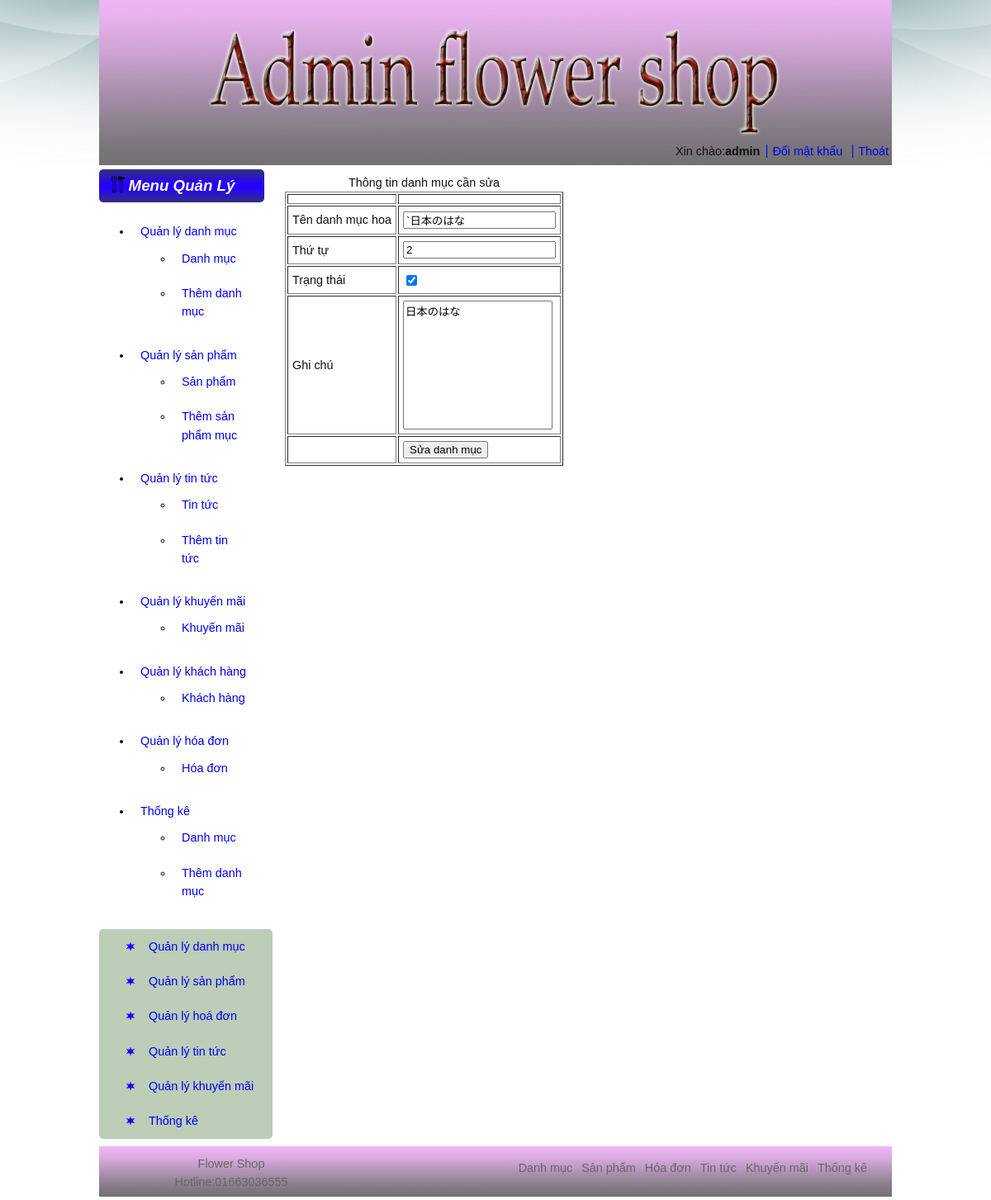
The page /admin/index.php?page=suadanhmuc&cid=13 (signed in) on the database its author committed.
### tables this page shows
CREATE TABLE `danhmuchoa` (
  `idDM` int(11) NOT NULL,
  `tenDM` varchar(100) NOT NULL,
  `stt` int(11) NOT NULL,
  `trangthai` tinyint(1) NOT NULL,
  `ghichu` varchar(100) DEFAULT NULL
);

### admin/suadanhmuc.php (the view, shortened to what this page needs)
<?php
if(isset ($_REQUEST['page']))
{
    if(isset ($_REQUEST['cid']))
    {
        $cid=$_REQUEST['cid'];
        $sql="select * from danhmuchoa where idDM=$cid";
        $ds=mysql_query($sql);
        while ($pt=  mysql_fetch_array($ds))
        {
            $name=$pt['tenDM'];
            $stt=$pt['stt'];
            $tt=$pt['trangthai'];
            $ghichu=$pt['ghichu'];
        }
    }
?>
<!DOCTYPE HTML PUBLIC "-//W3C//DTD HTML 4.01 Transitional//EN">
<html>
  <head>
  </head>
  <body>
      <form name="form1" action="xulysua.php" method="post">
          <table border="1" cellpadding="5">
              <caption>Thông tin danh mục cần sửa</caption>
              <tr>
                  <td></td>
                  <td><input type="hidden" name="cid"  value="<?php echo $cid;?>"</td>
              </tr>
              <tr>
                  <td>Tên danh mục hoa</td>
                  <Td><input type="text" name="txtname" value="<?php echo $name ?>"/></Td>
              </tr>
               <tr>
                  <td>Thứ tự</td>
                  <Td><input type="text" name="txtstt" value="<?php echo $stt ?>"/></Td>
              </tr>
               <tr>
                  <td>Trạng thái</td>
                  <Td>
                      <?php
                      if($tt==1)
                      {
                          ?>
                      <input type="checkbox" name="cbtt" checked="yes"/>
                      <?php
                      }
                      else
                      {
                          ?>
                      <input type="checkbox" name="cbtt"/>
                      <?php
                      }
                      ?>
                  </Td>
              </tr>
              <tr>
                  <td>Ghi chú</td>
                  <Td><textarea name="txtghichu" value="" rows="10" cols="20"><?php echo $ghichu; ?> </textarea> </Td>
              </tr>
               <tr>
                  <td></td>
                  <Td><input type="submit" name="btnedit" value="Sửa danh mục"/></Td>
              </tr>
          </table>
      </form>
  </body>
</html>
    <?php
}
else
{
    echo "Không tồn tại trang này đâu";
}
?>

### admin/css/style.css (style rules this page uses)
body { background: url("../images/bg.jpg") no-repeat scroll center top #FFFFFF; color: #111111; font: 90%/1.55em Arial,Verdana,Helvetica,sans-serif; margin: 0; padding: 0; }
textarea { resize: none; }

### rows shown on the page
danhmuchoa: txtname "`日本のはな", txtstt "2", txtghichu "日本のはな"

### other values the page prints
$_SESSION['username'] "admin"
